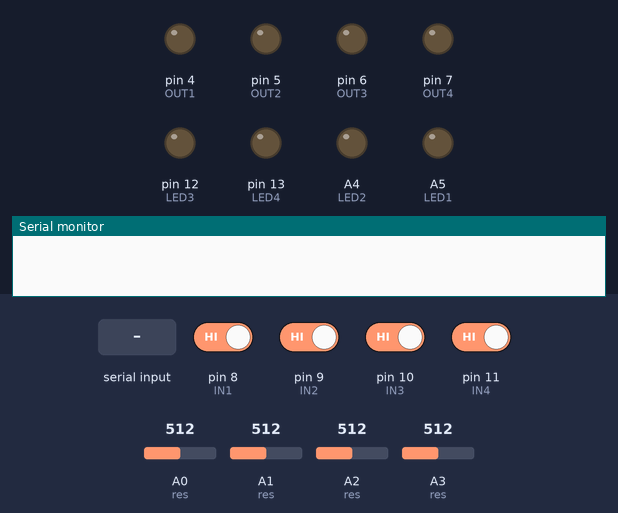
The sketch below on a simulated Arduino Uno, built with avr-gcc and run on an emulated ATmega328P. Shown: output pins drawn as LEDs (lit = HIGH), the last lines printed to the serial monitor. The test bench sets the inputs (shaded band); at power-on: pin 8 (IN1), pin 9 (IN2), pin 10 (IN3), pin 11 (IN4) HIGH, A0 (res) = 512, A1 (res) = 512, A2 (res) = 512, A3 (res) = 512.

Above: at 1.2 s.
1.3 s: "1\n" received over Serial
At 2.7 s:
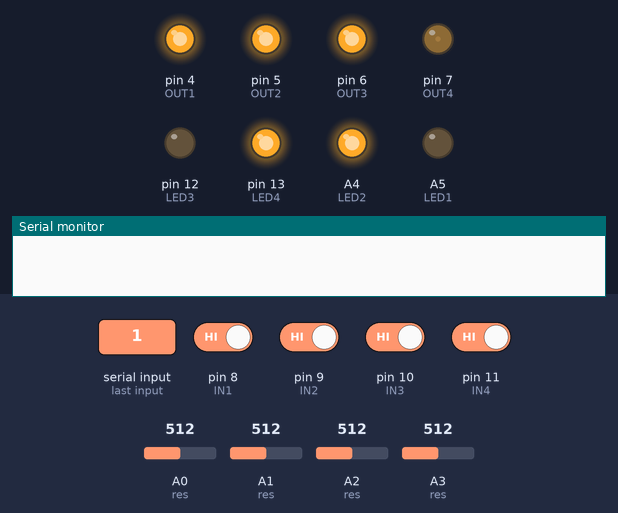
3.8 s: pin 8 (IN1) driven LOW and pin 9 (IN2) driven LOW and pin 10 (IN3) driven LOW and pin 11 (IN4) driven LOW
At 4.7 s:
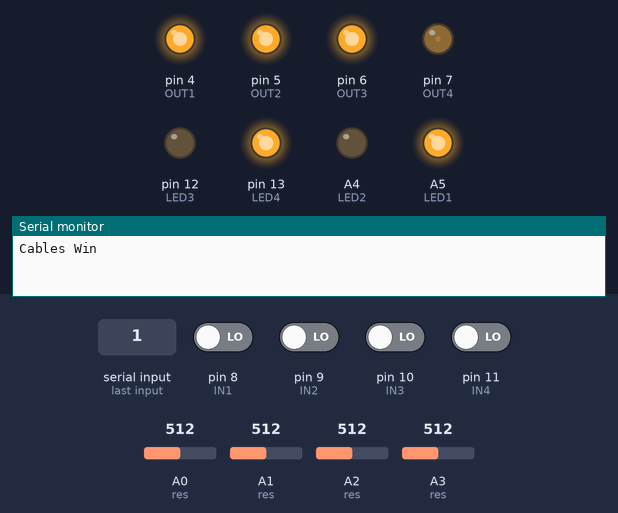
5.3 s: pin 8 (IN1) driven HIGH
At 5.8 s:
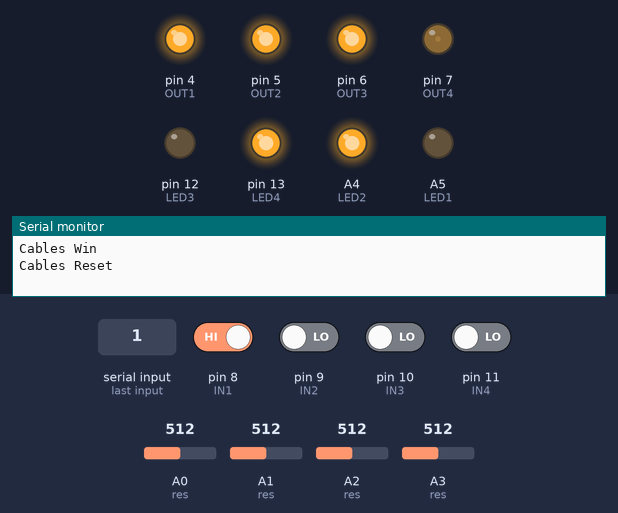
6.8 s: pin 8 (IN1) driven LOW
At 8.0 s:
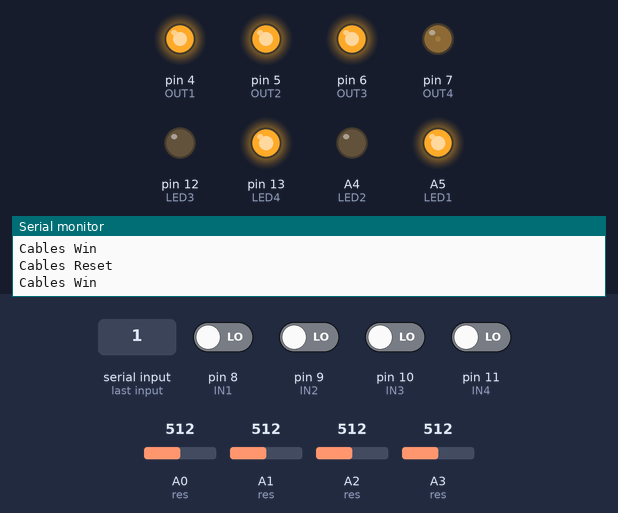
8.3 s: pin 9 (IN2) driven HIGH
At 9.3 s:
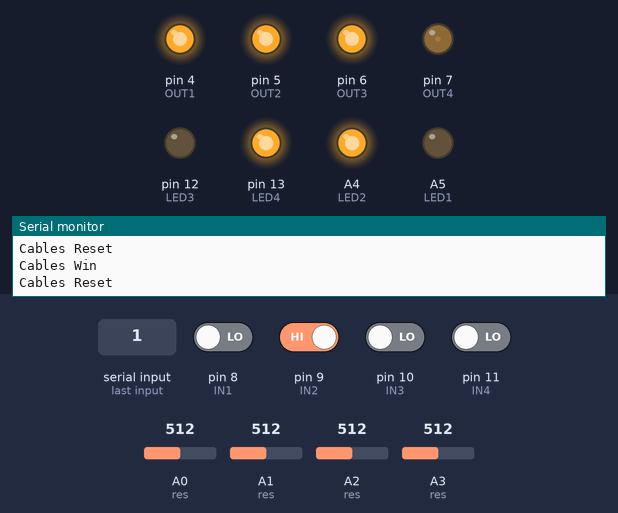
Timing chart, 0 to 10.8 s (numbered marks = the images above; inputs shaded):
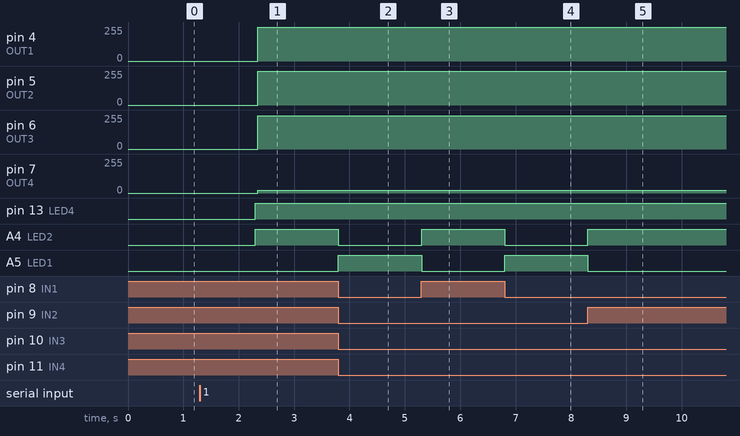

The sketch:

Module_1.ino
```cpp
/*
  Florida Polytechnic University
  IEEE - Computer Society
  Escape Room - Module 1
  Written by Ramiro Rojas, Aug 2025

  This is exactly what was uploaded to the Arduino UNO board.
  Due to the short amount of time spent working on this project,
  this code is not commented and needs cleaning up.
*/

const int LED1 = A5;
const int LED2 = A4;
const int LED3 = 12;
const int LED4 = 13;

const int OUT1 = 4;
const int OUT2 = 5;
const int OUT3 = 6;
const int OUT4 = 7;

const int IN1 = 8;
const int IN2 = 9;
const int IN3 = 10;
const int IN4 = 11;

// const int RES1 = 330;
// const int RES2 = 1000;
// const int RES3 = 2000;
// const int RES4 = 5000;
const int RES1 = A3;
const int RES2 = A2;
const int RES3 = A1;
const int RES4 = A0;

const int leds[4] = {LED1, LED2, LED3, LED4};
const int outs[4] = {OUT1, OUT2, OUT3, OUT4};

// const int ins[4] = {IN1, IN2, IN3, IN4};
// const int ins[4] = {IN3, IN1, IN2, IN4};
const int ins[4] = {IN2, IN3, IN1, IN4};

const int res[4] = {RES1, RES2, RES3, RES4};

// const int vals[4] = {200, 820, 1000, 6200};
const int vals[4] = {820, 6200, 1000, 200};

bool cablesWin = false;
bool resistorsWin = false;

int state = 0;

void setup() {
  Serial.begin(9600);
  pinMode(LED1, OUTPUT);
  pinMode(LED2, OUTPUT);
  pinMode(LED3, OUTPUT);
  pinMode(LED4, OUTPUT);

  pinMode(OUT1, OUTPUT);
  pinMode(OUT2, OUTPUT);
  pinMode(OUT3, OUTPUT);
  pinMode(OUT4, OUTPUT);

  pinMode(IN1, INPUT_PULLUP);
  pinMode(IN2, INPUT_PULLUP);
  pinMode(IN3, INPUT_PULLUP);
  pinMode(IN4, INPUT_PULLUP);
}

void loop() {
  if(state == 0) {
    while (!Serial.available());
    int x = Serial.readString().toInt();
    // Serial.println(x);
    if(x == 0) {
      // digitalWrite(13, HIGH);
    } else if(x == 1) {
      // digitalWrite(13, LOW);
      state = 1;
      digitalWrite(LED1, LOW);
      digitalWrite(LED2, HIGH);
      digitalWrite(LED3, LOW);
      digitalWrite(LED4, HIGH);
      // Serial.println("Test");
    }
  } else if(state == 1) {
    checkCables();
    checkResistors();
    if(cablesWin == true && resistorsWin == true) {
      state = 2;
      Serial.print(1);
    }
  } else if(state == 2) {
    ;
  }
}

void resetPins() {
  digitalWrite(OUT1, HIGH);
  digitalWrite(OUT2, HIGH);
  digitalWrite(OUT3, HIGH);
  digitalWrite(OUT4, HIGH);
}

void checkCables() {
  int count = 0;
  for(int i = 0; i < 4; i++) {
    resetPins();
    digitalWrite(outs[i], LOW);
    // Serial.print(digitalRead(ins[i]));
    // Serial.print("\t");
    if(digitalRead(ins[i]) == LOW) {
      count++;
    }
  }
  // Serial.println();
  if(count == 4 && cablesWin == false) {
    Serial.println("Cables Win");
    digitalWrite(LED1, HIGH);
    digitalWrite(LED2, LOW);
    cablesWin = true;
  } else if(count != 4 && cablesWin == true) {
    Serial.println("Cables Reset");
    digitalWrite(LED1, LOW);
    digitalWrite(LED2, HIGH);
    cablesWin = false;
  }
}

void checkResistors() {
  int count = 0;
  for(int i = 0; i < 4; i++) {
    // Serial.print(analogRead(res[i]) * 5.0/1023);
    // Serial.print(isWithinRange(analogRead(res[i]) * 5.0/1023, vals[i]));
    // Serial.print(vals[i]);
    if(isWithinRange(analogRead(res[i]) * 5.0/1023, vals[i])) {
      count++;
    }

    // Serial.print("\t");
  }
  // Serial.println();
  if(count == 4 && resistorsWin == false) {
    Serial.println("Resistors Win");
    digitalWrite(LED3, HIGH);
    digitalWrite(LED4, LOW);
    resistorsWin = true;
  } else if(count != 4 && resistorsWin == true) {
    Serial.println("Resistors Reset");
    digitalWrite(LED3, LOW);
    digitalWrite(LED4, HIGH);
    resistorsWin = false;
  }
}

bool isWithinRange(float reading, int target) {
  float vin = 5.0;
  float r1 = 1000.0;
  float vout = (vin * target) / (r1 + target);
  return (reading >= (vout - 0.1) && reading <= (vout + 0.1));
}
```

Measured:
- after the input at 1.3 s, pin 4 (OUT1): 0/255 → 253/255 after 1.0 s; pin 5 (OUT2): 0/255 → 252/255 after 1.0 s; pin 6 (OUT3): 0/255 → 251/255 after 1.0 s; pin 7 (OUT4): 0/255 → 20/255 after 1.0 s; pin 13 (LED4), A4 (LED2): LOW → HIGH after 1.0 s
- after the input at 3.8 s, A4 (LED2): HIGH → LOW at once; A5 (LED1): LOW → HIGH at once
- after the input at 5.3 s, A4 (LED2): LOW → HIGH at once; A5 (LED1): HIGH → LOW at once
- after the input at 6.8 s, A4 (LED2): HIGH → LOW at once; A5 (LED1): LOW → HIGH at once
- after the input at 8.3 s, A4 (LED2): LOW → HIGH at once; A5 (LED1): HIGH → LOW at once
